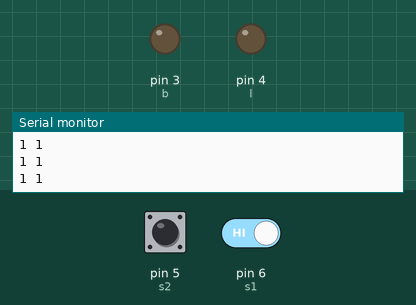
The sketch below on a simulated Arduino Uno, built with avr-gcc and run on an emulated ATmega328P. On the bench: output pins drawn as LEDs (lit = HIGH), the last lines printed to the serial monitor. The test bench sets the inputs (shaded band); at power-on: pin 6 (s1) HIGH, pin 5 (s2) HIGH.

Above: at 1.2 s.
1.3 s: pin 6 (s1) driven LOW
At 2.8 s:
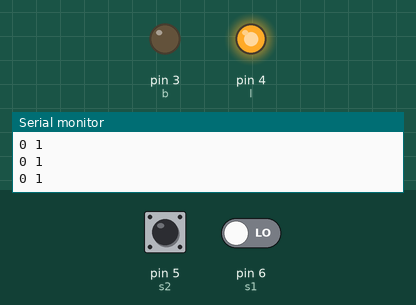
Timing chart, 0 to 4.3 s (numbered marks = the images above; inputs shaded):
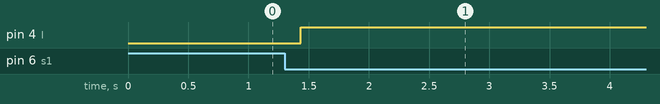

The sketch:

Push_Dim_LED.ino
```cpp
// Push Dim LED
int s1=6;
int s2=5;
int l=4;
int b=3;
int btval_1;
int btval_2;
int ledbrt=0;
void setup()
{
  pinMode(s1,INPUT);
  pinMode(s2,INPUT);
  pinMode(l,OUTPUT);
  pinMode(b,OUTPUT);
  Serial.begin(9600);
}

void loop()
{
  btval_1=digitalRead(s1);
 btval_2=digitalRead(s2);

  Serial.print(btval_1);
  Serial.print(" ");
  Serial.println(btval_2);
  if(btval_1==0){
    ledbrt+=5;

  }
  if(btval_2==0){
    ledbrt-=5;

  }


  if(ledbrt>250){
    ledbrt=250;
  }
  if(ledbrt<0){
    ledbrt=0;
  }

  analogWrite(l,ledbrt);


}
```

Measured:
- after the input at 1.3 s, pin 4 (l): LOW → HIGH after 0.14 s
